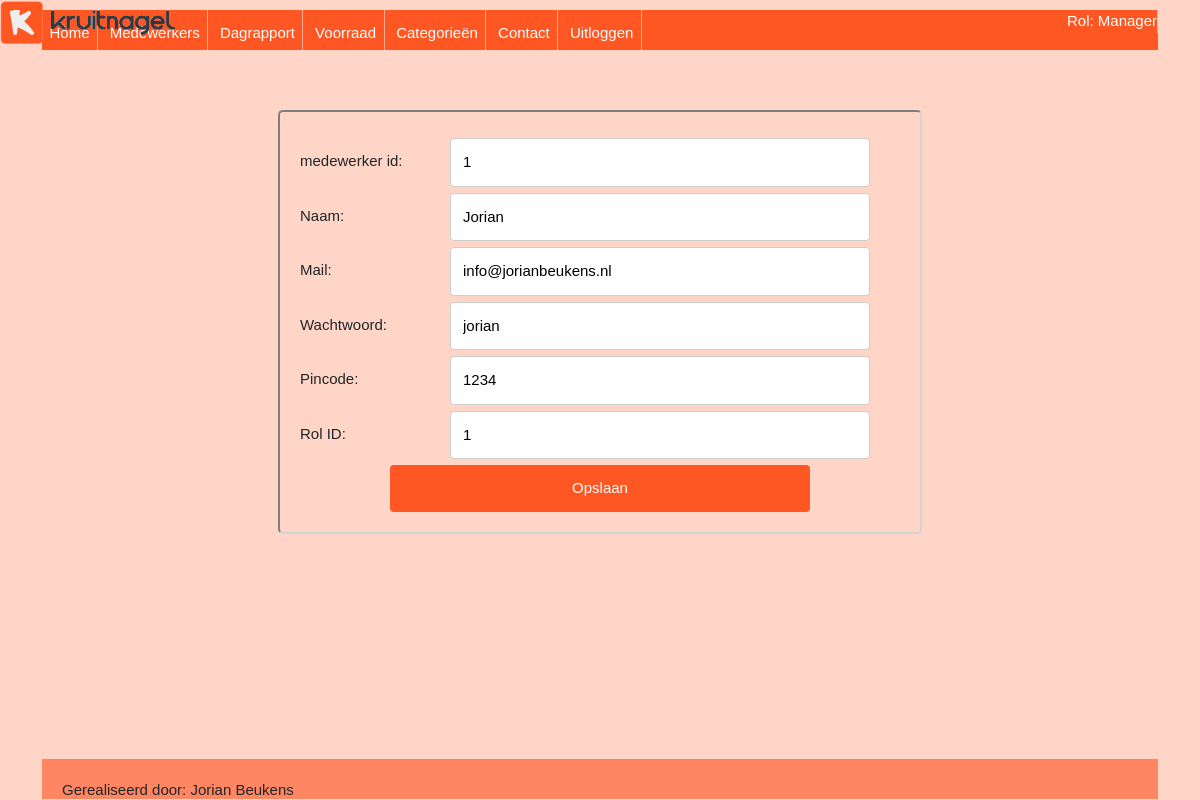
The page /Voorraadbeheer/medewerker_edit.php?id=1 (signed in) on the database its author committed.
### tables this page shows
CREATE TABLE `medewerkers` (
  `medewerker_id` int(11) NOT NULL,
  `medewerker_naam` varchar(250) DEFAULT NULL,
  `medewerker_mail` varchar(250) DEFAULT NULL,
  `medewerker_ww` varchar(250) DEFAULT NULL,
  `medewerker_pin` text DEFAULT NULL,
  `rol_id` int(11) DEFAULT NULL
);

### Voorraadbeheer/medewerker_edit.php (the view, shortened to what this page needs)
<head>
</head>
<?php
include "inc/header.php";
echo '<main class="main-content">';
echo '<div id="frmDetail">';
if (isset($_GET['id'])) {
    $medewerker_id = $_GET['id'];
} else {
    header("Refresh: 2; url=medewerker.php");
    exit();
}
$queryMedewerker = "SELECT * FROM medewerkers WHERE medewerker_id = $medewerker_id";
$resultMedewerker = mysqli_query($dbconn, $queryMedewerker) or die("Error: " . mysqli_error($dbconn));
$medewerker = mysqli_fetch_assoc($resultMedewerker);
?>
<div>
    <form action="dataverwerken.php" method="post" class="frmDetail">
        <label for="medewerker_id">medewerker id:</label>
        <input type="text" name="medewerker_id" id="medewerker_id" value="<?php echo $medewerker['medewerker_id']; ?>" readonly>
        <label for="medewerker_naam">Naam:</label>
        <input type="text" name="medewerker_naam" id="medewerker_naam" value="<?php echo $medewerker['medewerker_naam']; ?>">
        <label for="medewerker_mail">Mail:</label>
        <input type="text" name="medewerker_mail" id="medewerker_mail" value="<?php echo $medewerker['medewerker_mail']; ?>">
        <label for="medewerker_ww">Wachtwoord:</label>
        <input type="text" name="medewerker_ww" id="medewerker_ww" value="<?php echo $medewerker['medewerker_ww']; ?>">
        <label for="medewerker_pin">Pincode:</label>
        <input type="text" name="medewerker_pin" id="medewerker_pin" value="<?php echo $medewerker['medewerker_pin']; ?>">
        <label for="rol_id">Rol ID:</label>
        <input type="text" name="rol_id" id="rol_id" value="<?php echo $medewerker['rol_id']; ?>">
        <div class="submitbtn">
            <input type="submit" value="Opslaan" class="btnDetailSubmit">
        </div>
    </form>
</div>
<?php
echo '</div>';
echo '</main>';
include "inc/footer.php";
?>

### Voorraadbeheer/css/nav.css (style rules this page uses)
:root { --primary0: #ff5724; --primary1: #ff744a; --primary2: #ff8662; --primary3: #fdad94; --primary4: #ffd5c8; --hover: #ff3c00; }
body { margin: 0; padding: 0; font-size: 15px; font-family: heebo, verdana, sans-serif; background-color: var(--primary4); }

### Voorraadbeheer/css/style.css (style rules this page uses)
:root { --primary0: #ff5724; --primary1: #ff744a; --primary2: #ff8662; --primary3: #fdad94; --primary4: #ffd5c8; --hover: #ff3c00; }
* { box-sizing: border-box; margin: 0; padding: 0; }
body { margin: 10px; }
.main-content { background-color: var(--primary4); padding: 20px; grid-area: main; height: 100%; }
input[type=text], input[type=password] { width: 70%; padding: 12px; border: 1px solid #ccc; border-radius: 4px; resize: vertical; }
input[type=submit] { background-color: var(--primary0); color: white; width: 20%; padding: 12px 20px; border: none; border-radius: 4px; cursor: pointer; float: none; position: relative; }
#frmDetail > * { margin: auto; background-color: var(--primary4); border:lightgray inset 2px; border-radius: 5px; padding: 20px; }
#frmDetail { display: flex; height: 300px; }
.frmDetail { width: 600px; }
.frmDetail label { padding: 12px 5px 2px 0; display: flex; float: left; width: 25%; margin-top: 6px; }
.frmDetail input { float: left; width: 70%; margin-top: 6px; }
.submitbtn { width: 100%; display: flex; justify-content: center; }

### rows shown on the page
medewerkers: medewerker_id "1", medewerker_naam "Jorian", medewerker_mail "info@jorianbeukens.nl", medewerker_ww "jorian", medewerker_pin "1234", rol_id "1"

### other values the page prints
$rol "Manager"
